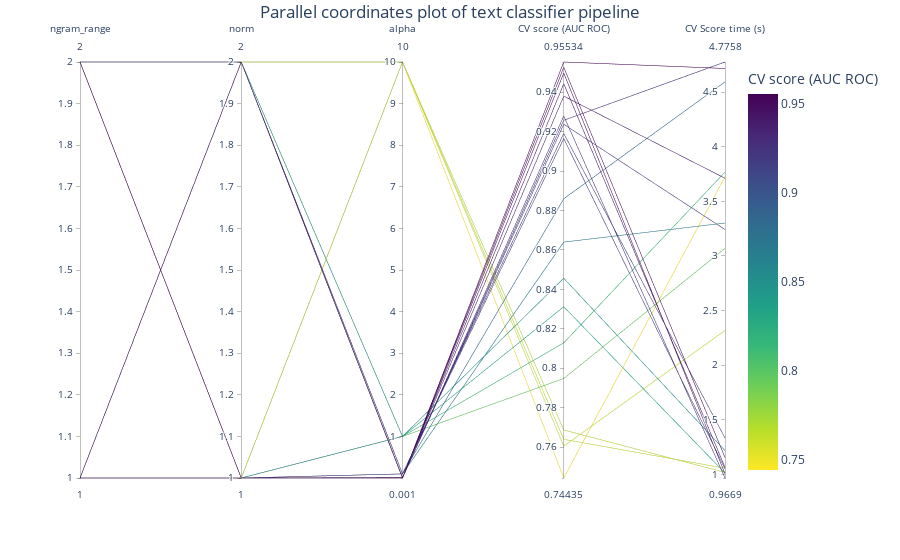

Notebook code cell kept with this figure:
### Code cell
import math

column_results = param_names + ["mean_test_score", "mean_score_time"]

transform_funcs = dict.fromkeys(column_results, lambda x: x)
# Using a logarithmic scale for alpha
# transform_funcs["alpha"] = math.log10
# L1 norms are mapped to index 1, and L2 norms to index 2
transform_funcs["norm"] = lambda x: 2 if x == "l2" else 1
# Unigrams are mapped to index 1 and bigrams to index 2
transform_funcs["ngram_range"] = lambda x: x[1]

fig = px.parallel_coordinates(
    cv_results[column_results].apply(transform_funcs),
    color="mean_test_score",
    color_continuous_scale=px.colors.sequential.Viridis_r,
    labels=labels,
)
fig.update_layout(
    title={
        "text": "Parallel coordinates plot of text classifier pipeline",
        "y": 0.99,
        "x": 0.5,
        "xanchor": "center",
        "yanchor": "top",
    }
)
fig

### Figure 1 — Plotly figure (JSON) as saved in the notebook; plotly's stock layout.template omitted (floating-point values rounded to 4 significant figures)
{"data": [{"dimensions": [{"label": "ngram_range", "values": [1, 1, 2, 2, 1, 1, 2, 2, 1, 1, 2, 2, 1, 1, 2, 2, 1, 1, 2, 2]}, {"label": "norm", "values": [1, 2, 1, 2, 1, 2, 1, 2, 1, 2, 1, 2, 1, 2, 1, 2, 1, 2, 1, 2]}, {"label": "alpha", "values": [0.001, 0.001, 0.001, 0.001, 0.01, 0.01, 0.01, 0.01, 0.1, 0.1, 0.1, 0.1, 1.0, 1.0, 1.0, 1.0, 10.0, 10.0, 10.0, 10.0]}, {"label": "CV score (AUC ROC)", "values": [0.9497, 0.928, 0.9553, 0.9258, 0.9527, 0.9443, 0.938, 0.9238, 0.9191, 0.9165, 0.886, 0.864, 0.8457, 0.8312, 0.8129, 0.7948, 0.764, 0.7687, 0.7443, 0.7605]}, {"label": "CV Score time (s)", "values": [1.006, 0.9669, 4.717, 4.776, 1.154, 1.064, 3.712, 3.242, 1.333, 1.05, 4.594, 3.301, 1.218, 1.013, 3.768, 3.07, 1.056, 1.018, 3.726, 2.317]}], "domain": {"x": [0, 1], "y": [0, 1]}, "line": {"color": [0.9497, 0.928, 0.9553, 0.9258, 0.9527, 0.9443, 0.938, 0.9238, 0.9191, 0.9165, 0.886, 0.864, 0.8457, 0.8312, 0.8129, 0.7948, 0.764, 0.7687, 0.7443, 0.7605], "coloraxis": "coloraxis"}, "name": "", "type": "parcoords"}], "layout": {"coloraxis": {"colorbar": {"title": {"text": "CV score (AUC ROC)"}}, "colorscale": [[0, "#fde725"], [0.1111, "#b5de2b"], [0.2222, "#6ece58"], [0.3333, "#35b779"], [0.4444, "#1f9e89"], [0.5556, "#26828e"], [0.6667, "#31688e"], [0.7778, "#3e4989"], [0.8889, "#482878"], [1, "#440154"]]}, "legend": {"tracegroupgap": 0}, "margin": {"t": 60}, "title": {"text": "Parallel coordinates plot of text classifier pipeline", "x": 0.5, "xanchor": "center", "y": 0.99, "yanchor": "top"}}}
